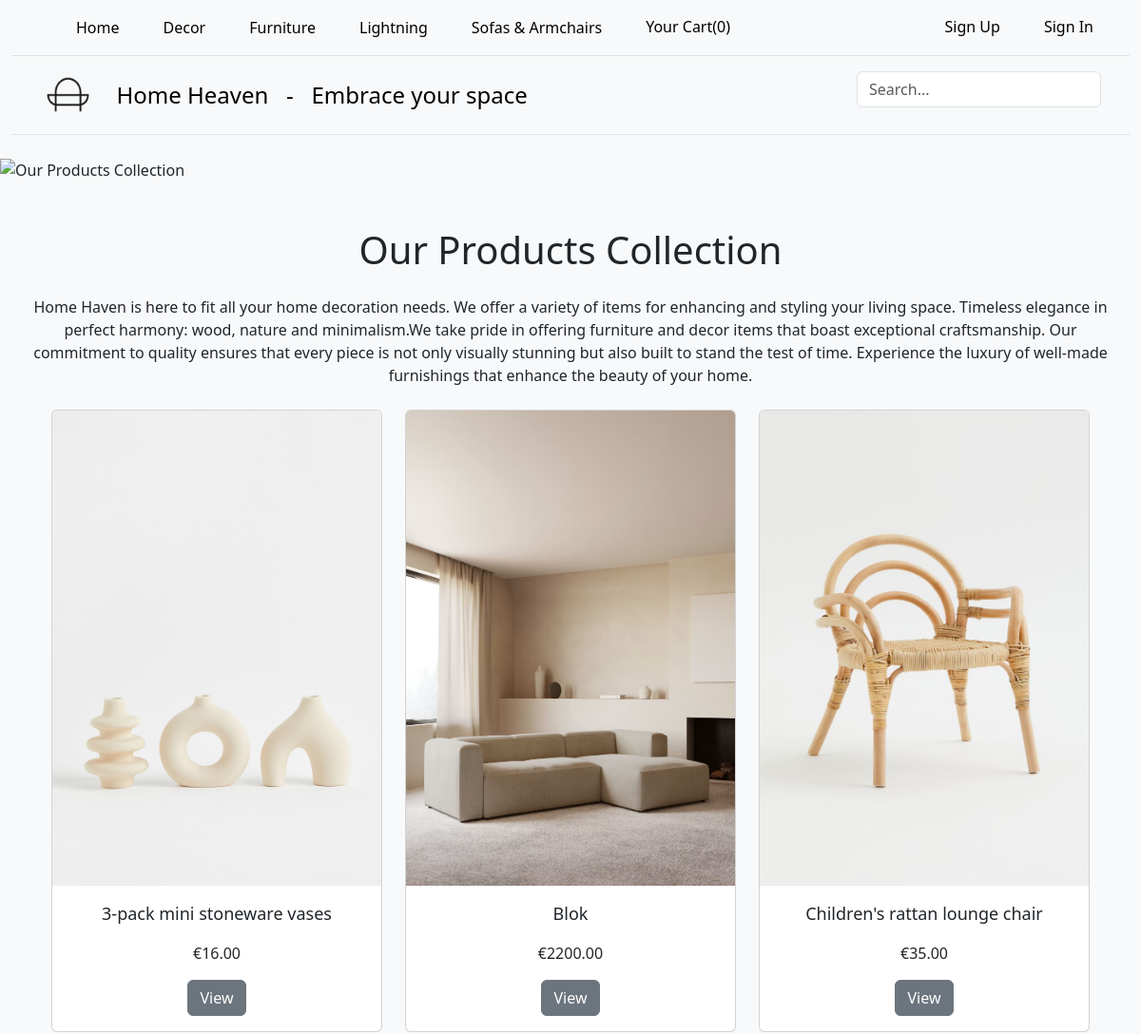
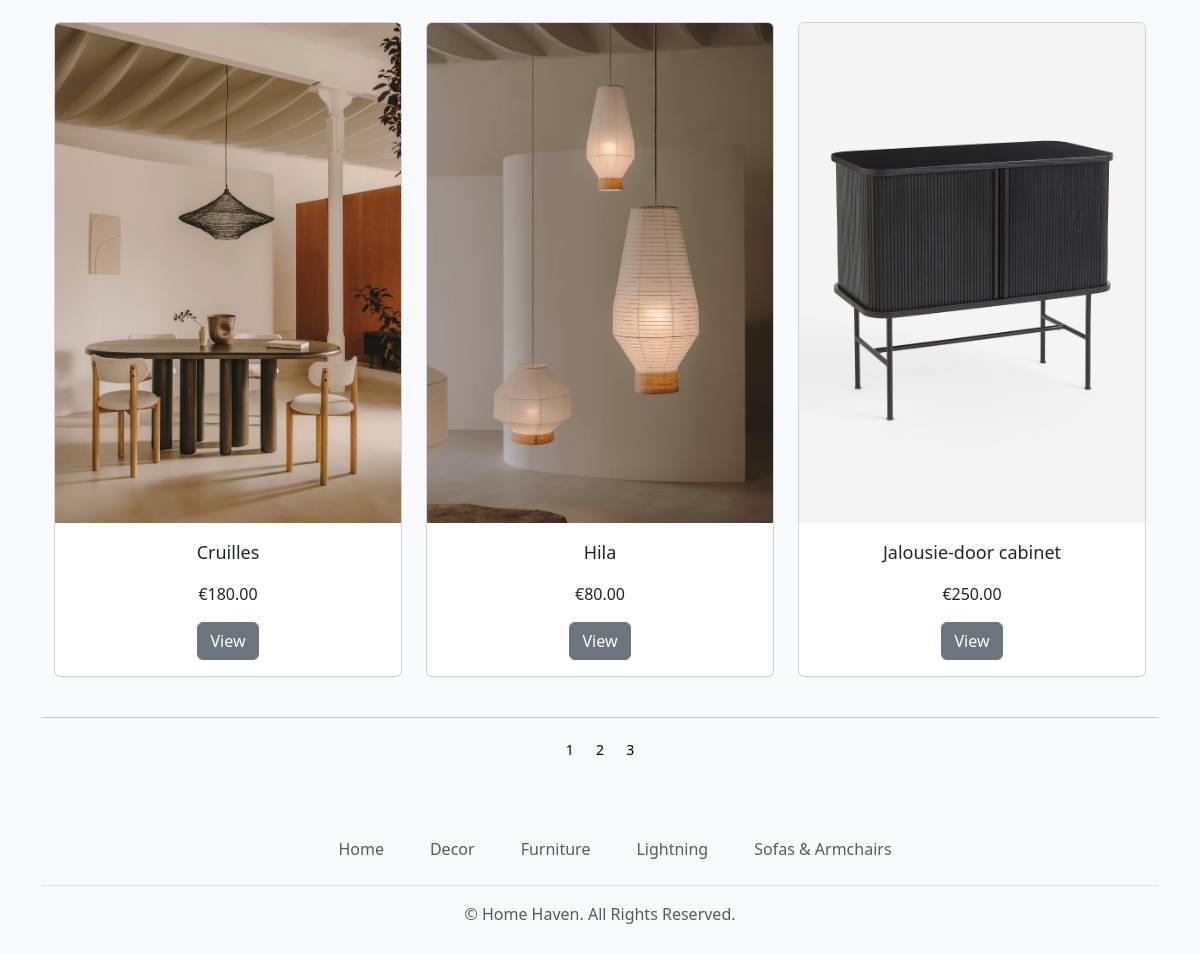
Screenshot of /products/ with the database file from the repository (2 pictures, top to bottom).
### shop/models.py (models this page shows, shortened)
class Category(models.Model):
    id = models.UUIDField(primary_key=True,default=uuid.uuid4,editable=False)
    name = models.CharField(max_length=250, unique=True)
    description = models.TextField(blank = True)
    image = models.ImageField(upload_to = 'category', blank=True)
    class Meta:
        ordering = ('name',)
        verbose_name = 'category'
        verbose_name_plural = 'categories'
    def get_absolute_url(self):
        return reverse('shop:products_by_category', args=[self.id])

class Product(models.Model):
    id = models.UUIDField(primary_key=True,default=uuid.uuid4, editable=False)
    name = models.CharField(max_length=250, unique=True)
    description = models.TextField(blank=True)
    category = models.ForeignKey(Category, on_delete=models.CASCADE)
    price = models.DecimalField(max_digits=10, decimal_places=2)
    image = models.ImageField(upload_to='product')
    stock = models.IntegerField()
    available = models.BooleanField(default=True)
    tags = models.ManyToManyField(Tag, blank=True)
    class Meta:
        ordering = ('name',)
        verbose_name = 'product'
        verbose_name_plural = 'products'
    def get_absolute_url(self):
        return reverse('shop:product_detail', args=[self.category.id, self.id])

### shop/views.py (the view)
# urls.py: path("products/", views.prod_list, name="all_products"),
def prod_list(request,category_id=None):
    category = None
    products = Product.objects.filter(stock__gt=0)
    if category_id:
        category = get_object_or_404(Category,id=category_id)
        products = Product.objects.filter(category=category, stock__gt=0)
    paginator = Paginator(products,6)
    try:
        page = int(request.GET.get('page','1'))
    except:
        page = 1
    try:
        products = paginator.page(page)
    except (EmptyPage,InvalidPage):
        products = paginator.page(paginator.num_pages)
    return render(request,'shop/category.html',{'category':category,'prods':products})

### cart/context_processors.py (called while the page is built)
def counter(request):
    item_count = 0
    if 'admin' in request.path:
        return {}
    try:
        cart = Cart.objects.get(cart_id=_cart_id(request))
        cart_items = CartItem.objects.filter(cart=cart)
        item_count = sum(cart_item.quantity for cart_item in cart_items)
    except Cart.DoesNotExist:
        item_count = 0
    return {'item_count': item_count}

### cart/views.py (called while the page is built)
def _cart_id(request):
    cart = request.session.session_key
    if not cart:
        cart = request.session.create()
    return cart

### shop/context_processors.py (called while the page is built)
def menu_links(request):
    categories = Category.objects.all()
    return {'categories':categories}

### shop/templates/shop/category.html (shortened to what this page needs)
{% extends "base.html" %}
{% load static %}
{% block content %}
{% if category %}
    <div>
        <h1 class="text-center">{{category.name}}</h1>
        <p class="text-center m-4 p-4">{{category.description}}</p>
        <br>
    </div>
{% else %}
<img style= "width: 100vw;"src="{% static 'images/banner_p.jpg' %}" alt="Our Products Collection">
<br> <br> <br>
<div>
    <h1 class="text-center">Our Products Collection</h1>
    <p class="text-center m-4">Home Haven is here to fit all your home decoration needs. We offer a variety of items for enhancing and styling your living space. Timeless elegance in perfect harmony: wood, nature and minimalism.We take pride in offering furniture and decor items that boast exceptional craftsmanship. Our commitment to quality ensures that every piece is not only visually stunning but also built to stand the test of time. Experience the luxury of well-made furnishings that enhance the beauty of your home.</p>
</div>
{% endif %}
<div>
    <div class="container">
        <div class="row mx-auto">
            {% for product in prods %}
            <div class="col-9 col-lg-4 col-sm-12 col-md-4 mb-4">
                <div class="card text-center h-100" style="min-width:18rem;">
                    <a href="{{product.get_absolute_url}}"><img class="card-img-top" src="{{product.image.url}}" alt="{{product.name}}" style="height:500px; width:100% "></a>
                    <div class="card-body">
                        <p style="font-size: 18px;">{{product.name}}</p>
                        <p>€{{product.price}}</p>
                        <a href="{{product.get_absolute_url}}"><button type="submit" class="btn btn-secondary">View</button></a>
                    </div>
                </div>
            </div>
            {% endfor %}
        </div>
        <div class="mx-auto">
            {% if prods.paginator.num_pages > 1 %}
            <hr>
            <div class="text-center">
                {% for pg in prods.paginator.page_range %}
                <a href="?page={{pg}}" class="btn btn-light btn-sm {%
            if products.number == pg %}active{% endif
            %}">{{pg}}</a>
                {% endfor %}
            </div>
            {% endif %}
        </div>
        <br>
    </div>
{% endblock %}

### shop/templates/navbar.html (shortened to what this page needs)
{% load static %}
<nav class="py-2 bg-body-tertiary border-bottom">
    <div class="container d-flex flex-wrap">
      <ul class="nav me-auto">
        <li class="nav-item"><a href="{% url 'shop:home' %}" class="nav-link link-body-emphasis px-2 active" aria-current="page">Home</a></li>
        {% for cat in categories %}
        <li class="nav-item"><a  href="{{cat.get_absolute_url}}" class="nav-link link-body-emphasis px-2">{{cat.name}}</a></li>
        {% endfor %}
        <li class="nav-item text-center">
          <a class="nav-link link-body-emphasis px-2" href="{% url 'cart:cart_detail' %}">Your Cart({{ item_count|default:"0" }})</a>
        </li>
      </ul>
      <ul class="nav">
        {% if user and user.is_authenticated %}
        <li class="nav-item">
          <div class="dropdown" >
            <a href="{% url 'profile_view' user.profile.pk %}"class="nav-link" role="button" style="color:black;">
              Welcome, {{ user.username }} <ion-icon name="caret-down-outline"></ion-icon>
            </a>
            <div class="dropdown-menu">
              <a href="{% url 'profile_view' user.profile.pk %}" class="dropdown-item" style="color:black;">Profile</a>
              <a href="{% url 'order:order_history' %}" class="dropdown-item" style="color:black;">Order History</a>
              {% if user.user_type == 'manager' %}
              <a href="{% url 'admin:index' %}" class="dropdown-item" style="color:black;">Admin</a>
              {% endif %}
            </div>
          </div>
        </li>
        <li class="nav-item">
          <a href="{% url 'logout' %}" class="nav-link link-body-emphasis px-2">Sign Out <ion-icon
              name="exit-outline"></ion-icon></a>
        </li>
        {% else %}
        <li class="nav-item">
          <a href="{% url 'signup' %}" class="nav-link link-body-emphasis px-2">Sign Up </a>
        </li>
        <li class="nav-item">
          <a href="{% url 'login' %}" class="nav-link link-body-emphasis px-2">Sign In </a>
        </li>
        {% endif %}
      </ul>
    </div>
  </nav>
  <header class="py-3 mb-4 border-bottom">
    <div class="container d-flex flex-wrap justify-content-center">
      <a href="/" class="d-flex align-items-center mb-3 mb-lg-0 me-lg-auto link-body-emphasis text-decoration-none">
        <img src="{% static 'images/logo2.png' %}" alt="Home Decoration Store" class="bi me-2" width="60" height="50">
        <span class="fs-4">&nbsp&nbspHome Heaven &nbsp&nbsp- &nbsp Embrace your space</span>
      </a>
      <form class="col-12 col-lg-auto mb-3 mb-lg-0" role="search" method="POST" action="{% url 'search-view' %}">
        <input
            class="form-control"
            type="search"
            placeholder="Search..."
            name="search_query"
            aria-label="Search"
        >
     </form>
    </div>
  </header>

### shop/templates/footer.html
<div class="container">
  <footer class="py-3 my-4">
    <ul class="nav justify-content-center border-bottom pb-3 mb-3">
      <li class="nav-item"><a href="#" class="nav-link px-2 text-muted">Home</a></li>
      {% for cat in categories %}
      <li class="nav-item"><a href="{{cat.get_absolute_url}}" class="nav-link px-2 text-muted">{{cat.name}}</a></li>
      {% endfor %}
    </ul>
    <p class="text-center text-muted">© Home Haven. All Rights Reserved.</p>
  </footer>
</div>

### static/css/custom.css (style rules this page uses)
.container { max-width: 1200px; margin: 0 auto; padding: 0 20px; }
.nav-item { position: relative; text-decoration: none; margin-left: 30px; list-style: none; display: flex; align-items: center; }
.nav-item a { text-decoration: none; color: #2569fa; }

### rows the page displays
Category: name "Decor"
Category: name "Furniture"
Category: name "Lightning"
Category: name "Sofas & Armchairs"
Product: image (picture), name "3-pack mini stoneware vases", price "16.00"
Product: image (picture), name "Blok", price "2200.00"
Product: image (picture), name "Children's rattan lounge chair", price "35.00"
Product: image (picture), name "Cruilles", price "180.00"
Product: image (picture), name "Hila", price "80.00"
Product: image (picture), name "Jalousie-door cabinet", price "250.00"

### other values shown
{{ item_count|default:"0" }} "0"
{{ pg }} "1" "2" "3"
